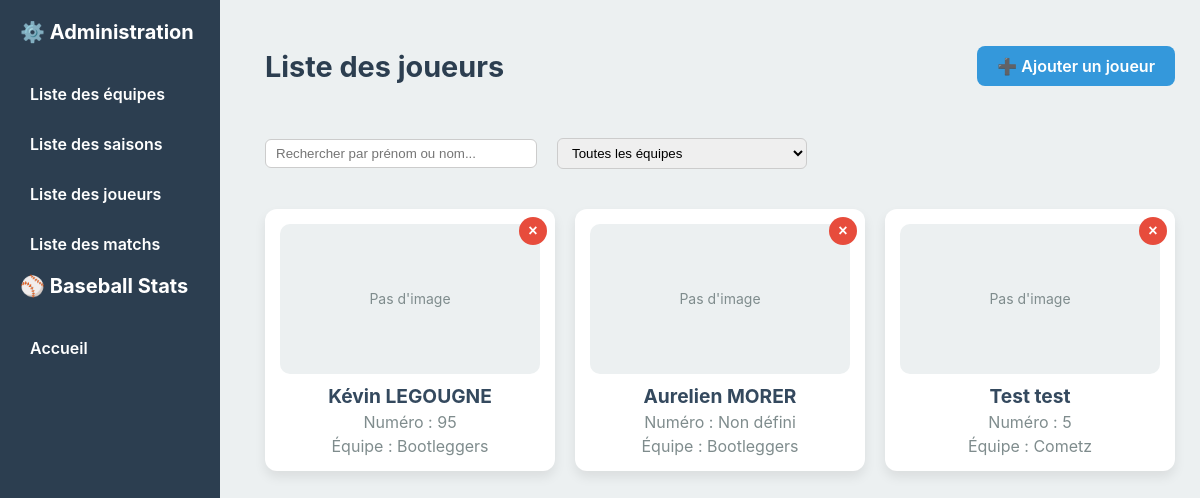
Before: /players with the older database file.
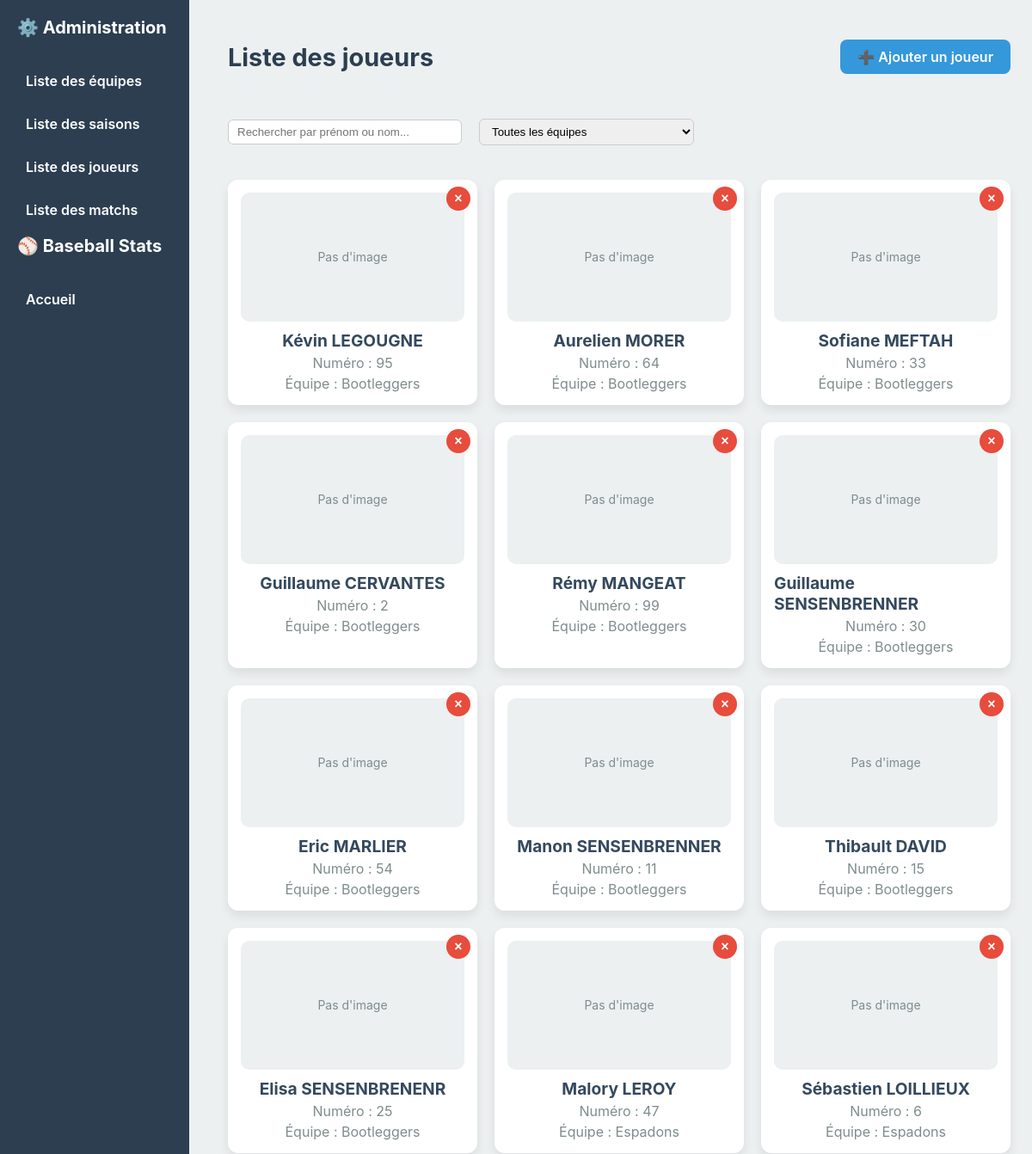
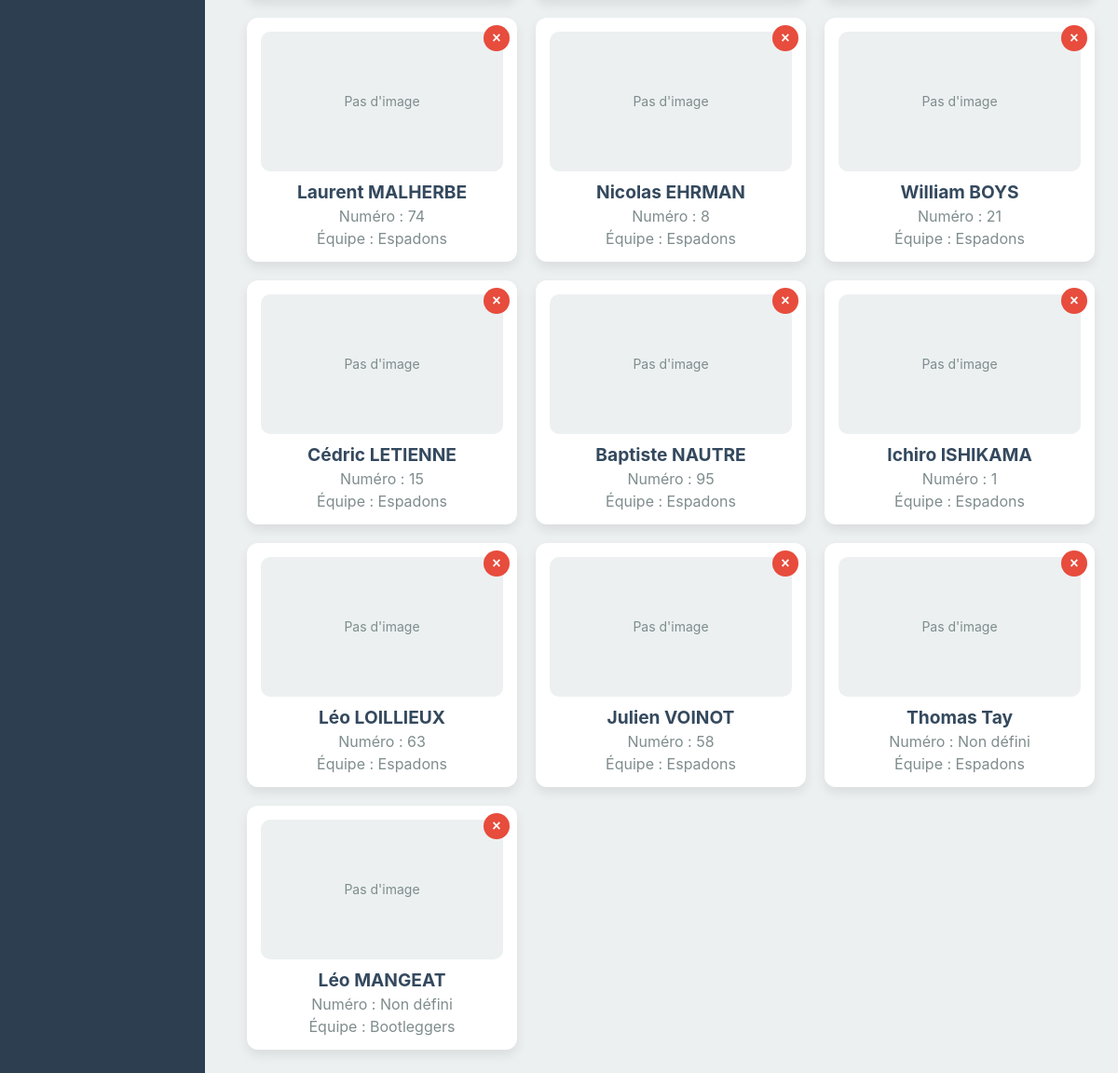
After: the same page with the newer database file (2 pictures, top to bottom).
### models/player.py (models this page shows)
class Player(db.Model):
    __tablename__ = 'player'
    id = db.Column(db.Integer, primary_key=True)
    first_name = db.Column(db.String(50), nullable=False)
    last_name = db.Column(db.String(50), nullable=False)
    number = db.Column(db.Integer)
    image_filename = db.Column(db.String(200), nullable=True)
    team_id = db.Column(db.Integer, db.ForeignKey('team.id'), nullable=False)
    team = db.relationship('Team', back_populates='players')

### models/team.py (models this page shows)
class Team(db.Model):
    __tablename__ = 'team'
    id = db.Column(db.Integer, primary_key=True)
    name = db.Column(db.String(50), nullable=False)
    city = db.Column(db.String(50))
    image = db.Column(db.String(100))
    players = db.relationship('Player', back_populates='team', cascade="all, delete-orphan")
    seasons = db.relationship('Season', secondary=season_team, back_populates='teams')

### routes/players.py (the view)
@players_bp.route('/players')
def list_players():
    q = request.args.get('q', '').strip()
    team_filter = request.args.get('team', '').strip()
    players_query = Player.query
    if q:
        players_query = players_query.filter(
            (Player.first_name.ilike(f"%{q}%")) |
            (Player.last_name.ilike(f"%{q}%"))
        )
    if team_filter:
        team = Team.query.filter_by(name=team_filter).first()
        if team:
            players_query = players_query.filter(Player.team_id == team.id)
    players = players_query.all()
    teams = Team.query.all()  # on envoie aussi la liste des équipes pour le filtre
    return render_template('admin/players/list_players.html', players=players, teams=teams)

### templates/admin/players/list_players.html (shortened to what this page needs)
{% extends "layout/menu.html" %}
{% block head %}
<link rel="stylesheet" href="{{ url_for('static', filename='css/global.css') }}">
{% endblock %}
{% block content %}
<div class="teams-header">
    <h2>Liste des joueurs</h2>
    <a href="{{ url_for('players.create_player') }}" class="btn-create">➕ Ajouter un joueur</a>
</div>
<div class="filter-container">
    <input type="text" id="search-input" placeholder="Rechercher par prénom ou nom...">
    <select id="team-filter">
        <option value="">Toutes les équipes</option>
    </select>
</div>
{% if players %}
<div class="teams-grid" id="players-grid">
    {% for player in players %}
    <div class="team-card" data-team="{{ player.team.name }}">
        <form action="{{ url_for('players.delete_player', player_id=player.id) }}"
              method="post" class="delete-form"
              onsubmit="return confirm('Voulez-vous vraiment supprimer ce joueur ?');">
            <button type="submit" class="btn-delete">&times;</button>
        </form>
        <a href="{{ url_for('players.edit_player', player_id=player.id) }}" class="team-link">
            {% if player.image_filename %}
                <img src="{{ url_for('static', filename='uploads/players/' ~ player.image_filename) }}"
                     alt="Photo joueur"
                     class="team-image"
                     style="width:100%; height:150px; object-fit:cover; border-radius:10px;">
            {% else %}
                <div class="team-image-placeholder"
                     style="width:100%; height:150px; background:#ecf0f1; border-radius:10px;
                            display:flex; align-items:center; justify-content:center;
                            color:#7f8c8d; font-size:14px;">
                    Pas d'image
                </div>
            {% endif %}
            <h3 class="player-name" style="margin-top:10px;">
                {{ player.first_name }} {{ player.last_name }}
            </h3>
            <p>Numéro : {{ player.number if player.number else 'Non défini' }}</p>
            <p>Équipe : {{ player.team.name }}</p>
        </a>
    </div>
    {% endfor %}
</div>
{% else %}
<p class="no-teams">Aucun joueur enregistré pour le moment.</p>
{% endif %}
{% endblock %}

Changed rows visible on the page:
removed Player: shows "Pas d'image", first_name "Test", last_name "test", number "5", team.name "Cometz"
changed Player "Aurelien": number "Non défini" → "64"
added Player: shows "Pas d'image", first_name "Sofiane", last_name "MEFTAH", number "33", team.name "Bootleggers"
added Player: shows "Pas d'image", first_name "Guillaume", last_name "CERVANTES", number "2", team.name "Bootleggers"
added Player: shows "Pas d'image", first_name "Rémy", last_name "MANGEAT", number "99", team.name "Bootleggers"
added Player: shows "Pas d'image", first_name "Guillaume", last_name "SENSENBRENNER", number "30", team.name "Bootleggers"
added Player: shows "Pas d'image", first_name "Eric", last_name "MARLIER", number "54", team.name "Bootleggers"
added Player: shows "Pas d'image", first_name "Manon", last_name "SENSENBRENNER", number "11", team.name "Bootleggers"
added Player: shows "Pas d'image", first_name "Thibault", last_name "DAVID", number "15", team.name "Bootleggers"
added Player: shows "Pas d'image", first_name "Elisa", last_name "SENSENBRENENR", number "25", team.name "Bootleggers"
added Player: shows "Pas d'image", first_name "Malory", last_name "LEROY", number "47", team.name "Espadons"
added Player: shows "Pas d'image", first_name "Sébastien", last_name "LOILLIEUX", number "6", team.name "Espadons"
added Player: shows "Pas d'image", first_name "Laurent", last_name "MALHERBE", number "74", team.name "Espadons"
added Player: shows "Pas d'image", first_name "Nicolas", last_name "EHRMAN", number "8", team.name "Espadons"
added Player: shows "Pas d'image", first_name "William", last_name "BOYS", number "21", team.name "Espadons"
added Player: shows "Pas d'image", first_name "Cédric", last_name "LETIENNE", number "15", team.name "Espadons"
added Player: shows "Pas d'image", first_name "Baptiste", last_name "NAUTRE", number "95", team.name "Espadons"
added Player: shows "Pas d'image", first_name "Ichiro", last_name "ISHIKAMA", number "1", team.name "Espadons"
added Player: shows "Pas d'image", first_name "Léo", last_name "LOILLIEUX", number "63", team.name "Espadons"
added Player: shows "Pas d'image", first_name "Julien", last_name "VOINOT", number "58", team.name "Espadons"
added Player: shows "Pas d'image", first_name "Thomas", last_name "Tay", number "Non défini", team.name "Espadons"
added Player: shows "Pas d'image", first_name "Léo", last_name "MANGEAT", number "Non défini", team.name "Bootleggers"
